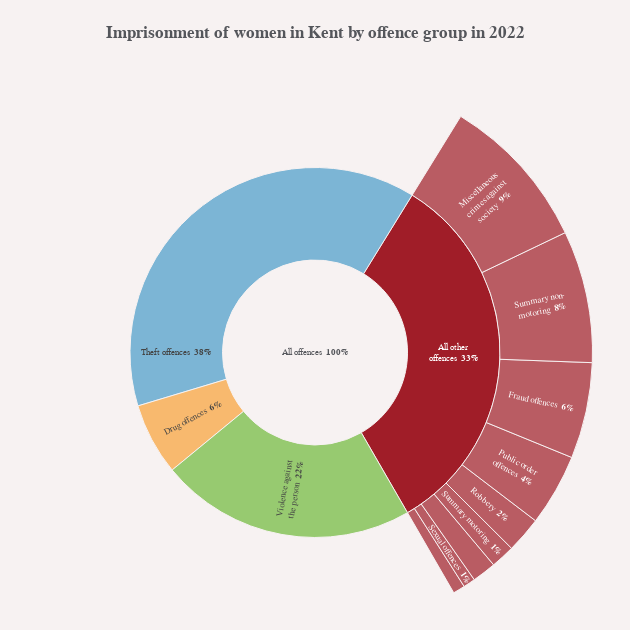

Source (notebook cell):
### Code cell
kent.outputChart()

### Figure 1 — Plotly figure (JSON) as saved in the notebook; plotly's stock layout.template omitted (floating-point values rounded to 4 significant figures)
{"data": [{"branchvalues": "total", "hoverinfo": "label+percent parent", "hovertemplate": "<b>%{label}</b><br>%{percentParent: .0%} of %{parent}<extra></extra>", "insidetextorientation": "radial", "labels": ["Possession of<br>weapons", "Sexual offences", "Criminal damage and<br>arson", "Summary motoring", "Robbery", "Public order<br>offences", "Fraud offences", "Summary non-<br>motoring", "Miscellaneous<br>crimes against<br>society", "All other<br>offences", "Theft offences", "Drug offences", "Violence against<br>the person"], "parents": ["All other<br>offences", "All other<br>offences", "All other<br>offences", "All other<br>offences", "All other<br>offences", "All other<br>offences", "All other<br>offences", "All other<br>offences", "All other<br>offences", "All offences", "All offences", "All offences", "All offences"], "rotation": -60, "sort": false, "texttemplate": "%{label} <b>%{percentRoot: .0%}</b>", "type": "sunburst", "values": [0.007, 0.007, 0.014, 0.014, 0.021, 0.042, 0.056, 0.077, 0.091, 0.329, 0.385, 0.063, 0.224]}], "layout": {"annotations": [{"font": {"size": 12}, "showarrow": false, "text": "Source: Ministry of Justice, Criminal justice statistics", "x": -0.08, "xanchor": "left", "xref": "paper", "y": -0.19, "yanchor": "top", "yref": "paper"}], "height": 630, "margin": {"b": 0, "l": 0, "r": 0, "t": 75}, "title": {"text": "<b>Imprisonment of women in Kent by offence group in 2022</b>", "y": 0.94, "yanchor": "bottom"}, "uniformtext": {"minsize": 8, "mode": "hide"}, "width": 630}}
